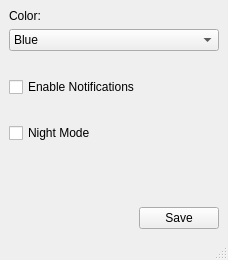
<?xml version="1.0" encoding="UTF-8"?>
<ui version="4.0">
 <class>SettingsWindow</class>
 <widget class="QMainWindow" name="SettingsWindow">
  <property name="geometry">
   <rect>
    <x>0</x>
    <y>0</y>
    <width>228</width>
    <height>260</height>
   </rect>
  </property>
  <widget class="QWidget" name="centralwidget">
   <layout class="QVBoxLayout" name="verticalLayout">
    <item>
     <widget class="QLabel" name="lblColor">
      <property name="maximumSize">
       <size>
        <width>100</width>
        <height>15</height>
       </size>
      </property>
      <property name="text">
       <string>Color:</string>
      </property>
     </widget>
    </item>
    <item>
     <widget class="QComboBox" name="dropTheme">
      <item>
       <property name="text">
        <string>Blue</string>
       </property>
      </item>
      <item>
       <property name="text">
        <string>Green</string>
       </property>
      </item>
      <item>
       <property name="text">
        <string>Orange</string>
       </property>
      </item>
      <item>
       <property name="text">
        <string>Pink</string>
       </property>
      </item>
      <item>
       <property name="text">
        <string>Purple</string>
       </property>
      </item>
     </widget>
    </item>
    <item>
     <spacer name="verticalSpacer1">
      <property name="orientation">
       <enum>Qt::Vertical</enum>
      </property>
      <property name="sizeType">
       <enum>QSizePolicy::Maximum</enum>
      </property>
      <property name="sizeHint" stdset="0">
       <size>
        <width>20</width>
        <height>20</height>
       </size>
      </property>
     </spacer>
    </item>
    <item>
     <widget class="QCheckBox" name="btnNotifications">
      <property name="text">
       <string>Enable Notifications</string>
      </property>
     </widget>
    </item>
    <item>
     <spacer name="verticalSpacer2">
      <property name="orientation">
       <enum>Qt::Vertical</enum>
      </property>
      <property name="sizeType">
       <enum>QSizePolicy::Maximum</enum>
      </property>
      <property name="sizeHint" stdset="0">
       <size>
        <width>20</width>
        <height>20</height>
       </size>
      </property>
     </spacer>
    </item>
    <item>
     <widget class="QCheckBox" name="btnNightMode">
      <property name="text">
       <string>Night Mode</string>
      </property>
     </widget>
    </item>
    <item>
     <spacer name="verticalSpacer3">
      <property name="orientation">
       <enum>Qt::Vertical</enum>
      </property>
      <property name="sizeHint" stdset="0">
       <size>
        <width>20</width>
        <height>20</height>
       </size>
      </property>
     </spacer>
    </item>
    <item>
     <layout class="QHBoxLayout" name="horizontalLayout">
      <item>
       <spacer name="horizontalSpacer">
        <property name="orientation">
         <enum>Qt::Horizontal</enum>
        </property>
        <property name="sizeHint" stdset="0">
         <size>
          <width>20</width>
          <height>10</height>
         </size>
        </property>
       </spacer>
      </item>
      <item>
       <widget class="QPushButton" name="btnSave">
        <property name="text">
         <string>Save</string>
        </property>
       </widget>
      </item>
     </layout>
    </item>
   </layout>
  </widget>
  <widget class="QMenuBar" name="menubar">
   <property name="geometry">
    <rect>
     <x>0</x>
     <y>0</y>
     <width>228</width>
     <height>20</height>
    </rect>
   </property>
  </widget>
  <widget class="QStatusBar" name="statusbar"/>
 </widget>
 <resources/>
 <connections/>
</ui>
